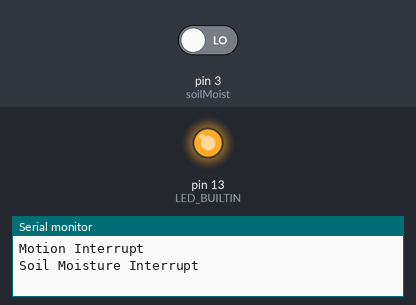
The sketch below on a simulated Arduino Uno, built with avr-gcc and run on an emulated ATmega328P. Shown: output pins drawn as LEDs (lit = HIGH), the last lines printed to the serial monitor. Inputs (shaded band) come from the test bench; at power-on: pin 3 (soilMoist) LOW.

Above: at 1.5 s.
At 4.5 s:
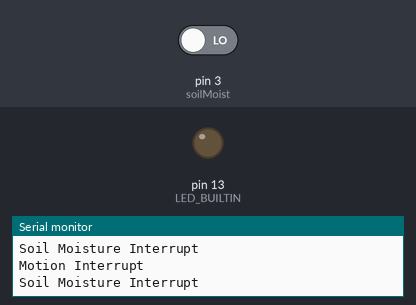
Timing chart, 0 to 7.8 s (numbered marks = the images above):
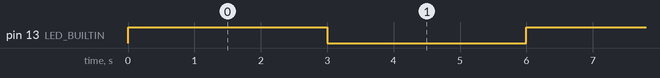

The sketch:

task_3_paradisms.ino
```cpp
int motionSens = 7;
const int soilMoist = 3;
bool curr_State = false;

void setup()
{
  Serial.begin(9600);
  pinMode(LED_BUILTIN, OUTPUT);
  pinMode(motionSens, INPUT);
  pinMode(soilMoist, INPUT);

  attachInterrupt(digitalPinToInterrupt(motionSens), swap, CHANGE);
  attachInterrupt(digitalPinToInterrupt(soilMoist), soil_moist, RISING);
}

void loop()
{
  swap();
  soil_moist();
  delay(3000);
}

void swap()
{
  curr_State = !curr_State;
  digitalWrite(LED_BUILTIN, curr_State);
  Serial.println("Motion Interrupt");
}

void soil_moist()
{
  Serial.println("Soil Moisture Interrupt");
}
```

Measured:
- by itself, pin 13 (LED_BUILTIN): alternates HIGH for 3.0 s and LOW for 3.0 s
